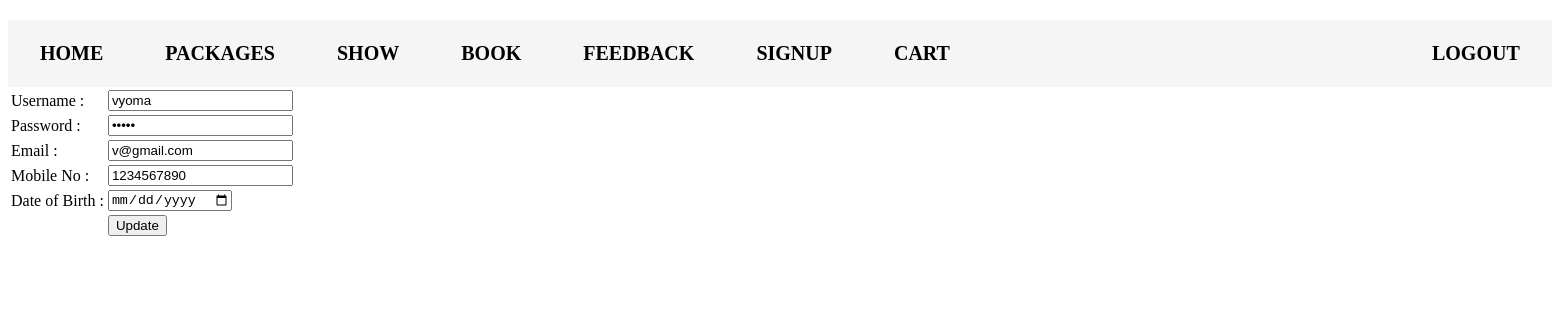
Page /admin/signupd.php?id=1 (signed in) on the earlier database version.
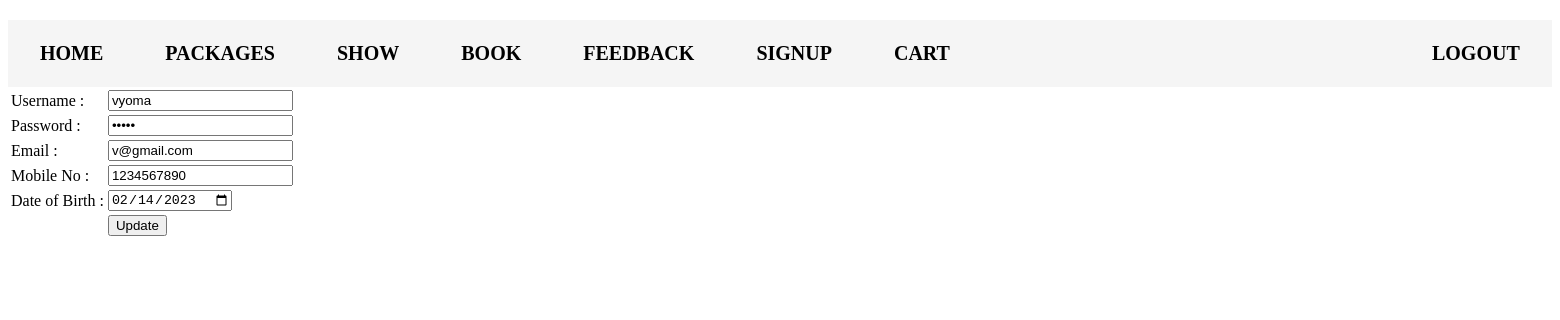
Same page on the later database version.
### tables this page shows
CREATE TABLE `signup` (
  `id` int(10) NOT NULL,
  `unm` varchar(200) NOT NULL,
  `pass` varchar(8) NOT NULL,
  `email` varchar(100) NOT NULL,
  `cno` varchar(10) NOT NULL,
  `dob` varchar(13) NOT NULL,
  `utype` varchar(20) NOT NULL
);

### admin/signupd.php (the view, shortened to what this page needs)
<?php
	include("connect.php");
	include("header.php");
?>
<table>
<?php
	$id = $_GET['id'];
	$q = mysqli_query($cn,"select * from signup where id = '$id' ");
	echo "<form action='signupdpro.php' method='POST'>";
	while($r = mysqli_fetch_array($q))
	{
		echo "<tr><td>Username :</td>";
		echo "<td><input type='text' name='unm' value=".$r[1]."></td></tr>";
		echo "<tr><td>Password :</td>";
		echo "<td><input type='password' name='pass' value=".$r[2]."></td></tr>";
		echo "<tr><td>Email :</td>";
		echo "<td><input type='email' name='email' value=".$r[3]."></td></tr>";
		echo "<tr><td>Mobile No :</td>";
		echo "<td><input type='text' name='cno' value=".$r[4]."></td></tr>";
		echo "<tr><td>Date of Birth :</td>";
		echo "<td><input type='date' name='dob' value=".$r[5]."></td></tr>";
	}
	echo "<tr>	<td></td><td><input type='submit' name='update' value='Update'></td></tr>";
?>
</table>

Differences in the rows shown:
changed signup "vyoma": dob (not shown) → "02/14/2023"
